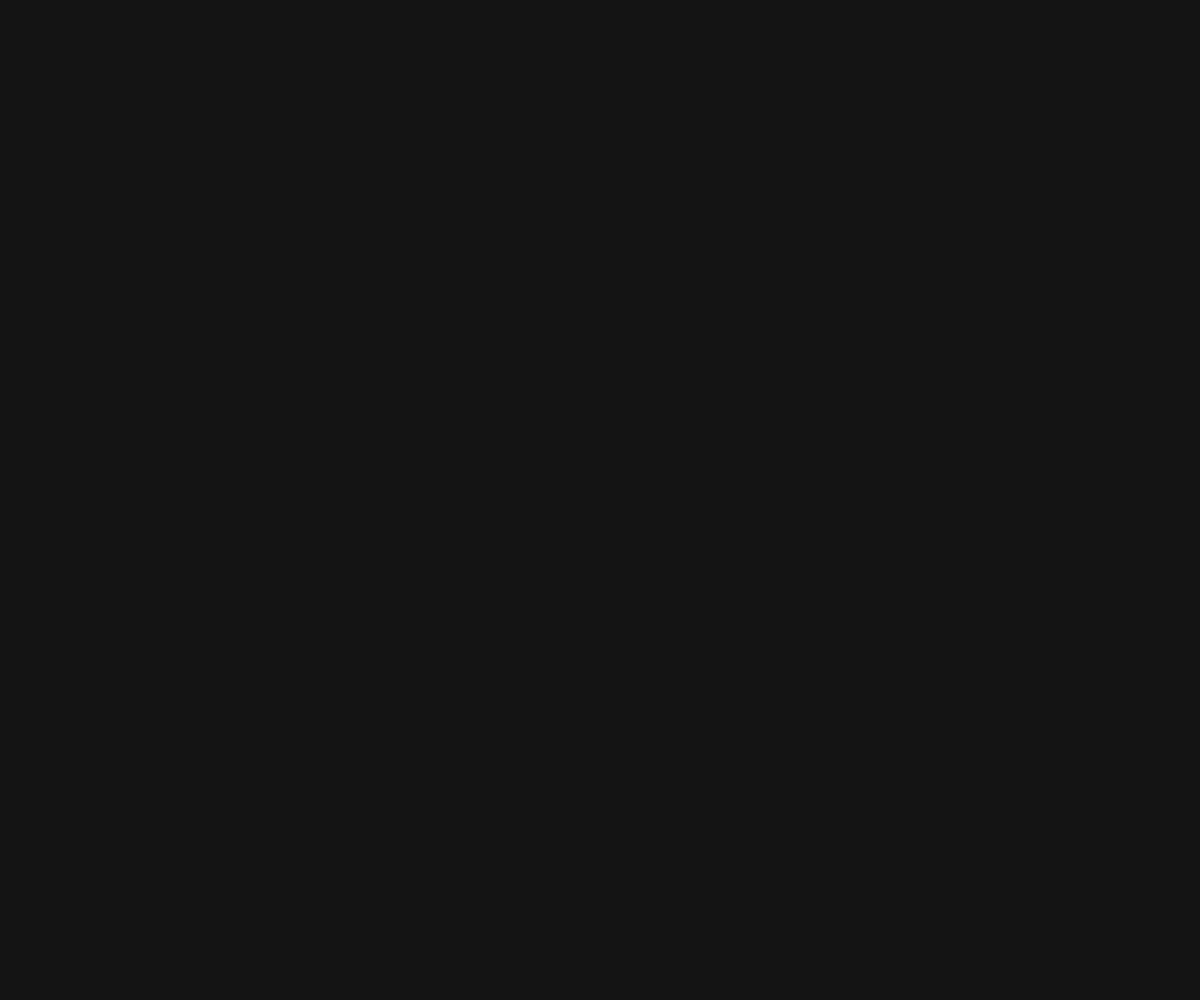
Frame 1 (no input)
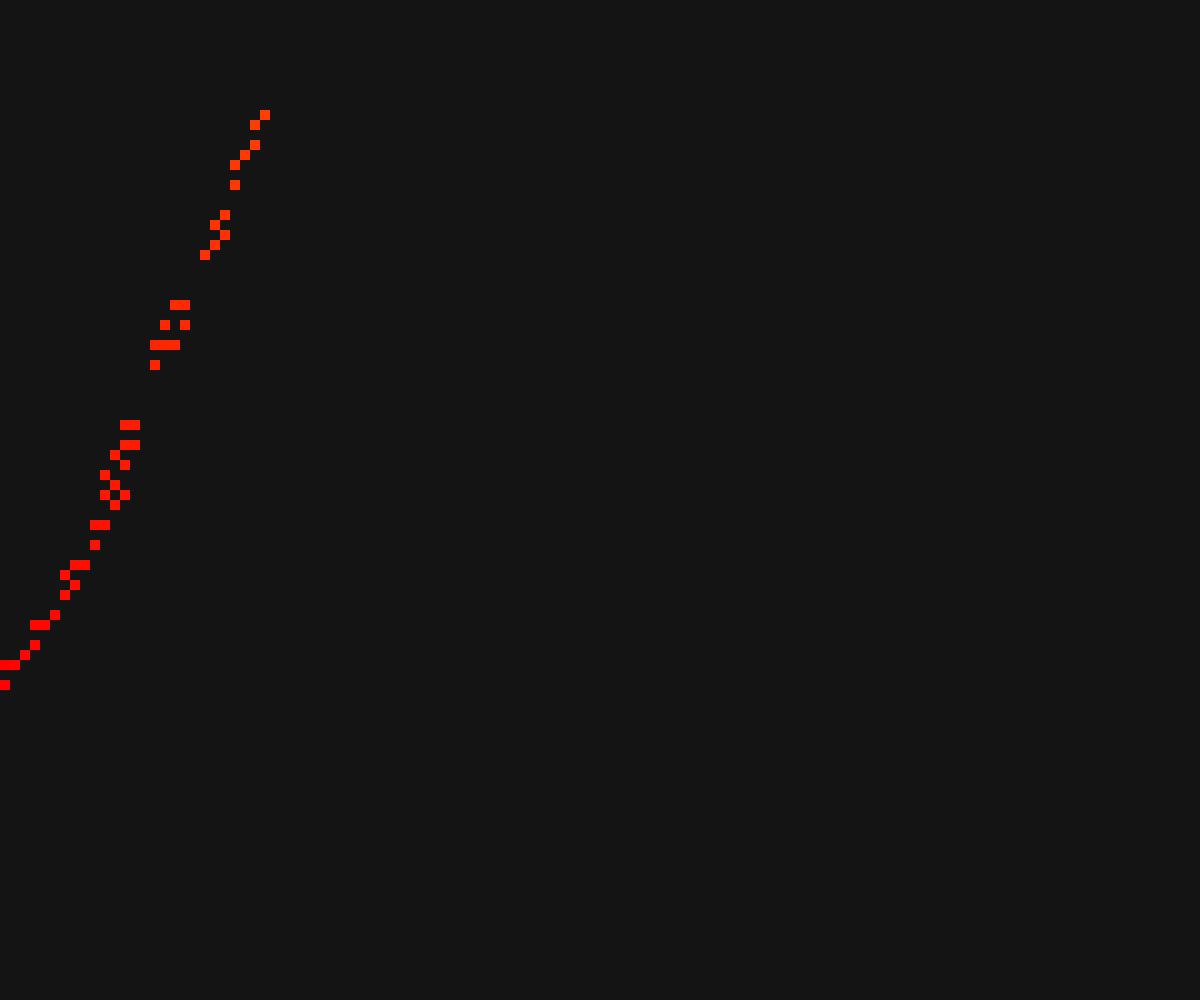
Frame 60 (no input)
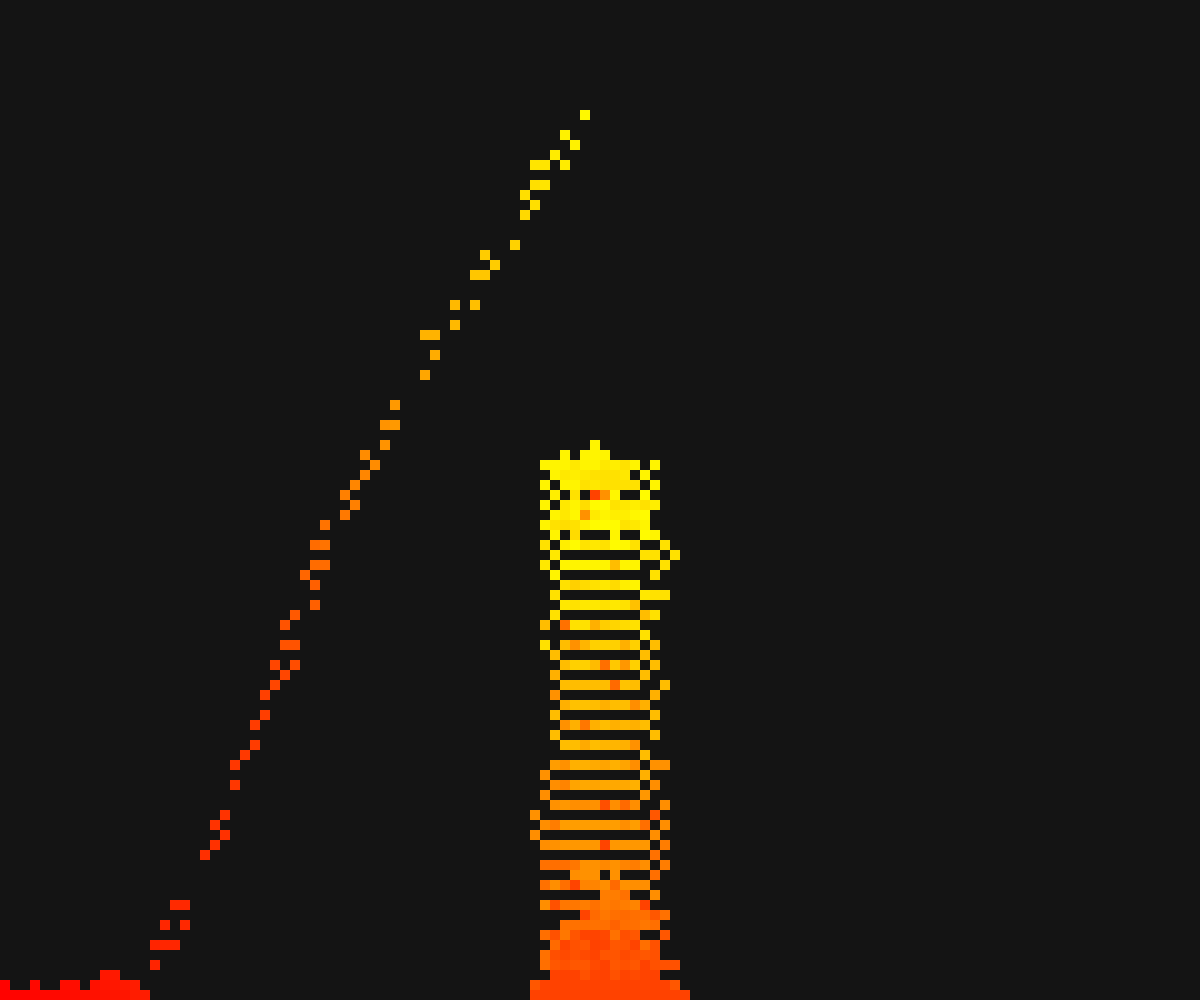
Frame 120 (the mouse pressed at the canvas centre since frame 60)

The p5.js sketch that drew these frames (run headless with seeded random() and noise() and a simulated clock; from frame 60 on, the mouse is pressed at the canvas centre):

// p5.js sketch
// ── sketch.js
const SCALE = 10;
let WIDTH, HEIGHT;

let cols, rows;
let grid;

function createEmptyGrid(rows, cols) {
  return Array.from({ length: rows }, () => Array(cols).fill(0));
}

function drawGrid(grid, rows, cols, scale) {
  colorMode(HSB, 360, 255, 255);
  noStroke();

  for (let i = 0; i < rows; i++) {
    for (let j = 0; j < cols; j++) {
      if (grid[i][j]) {
        fill(grid[i][j], 255, 255);
      } else {
        noFill();
      }
      rect(j * scale, i * scale, scale, scale);
    }
  }
}

function updateGrid(grid, rows, cols) {
  let nextGrid = createEmptyGrid(rows, cols);

  for (let i = rows - 1; i >= 0; i--) {
    for (let j = 0; j < cols; j++) {
      const current = grid[i][j];
      if (!current) continue;

      if (i + 1 < rows && !grid[i + 1][j]) {
        nextGrid[i + 1][j] = current;
      } else {
        if (random() < 0.7) {
          // Chance to just stay here and stop sliding, making clumps
          nextGrid[i][j] = current;
          continue;
        }

        let dir = random([1, -1]);
        let newJ = j + dir;

        if (newJ < 0 || newJ >= cols || (i + 1 < rows && grid[i + 1][newJ])) {
          dir *= -1;
          newJ = j + dir;
        }

        if (newJ >= 0 && newJ < cols && i + 1 < rows && !grid[i + 1][newJ]) {
          nextGrid[i + 1][newJ] = current;
        } else {
          nextGrid[i][j] = current;
        }
      }
    }
  }

  return nextGrid;
}

let hueValue = 0;
let hueDirection = 1; // 1 for increasing, -1 for decreasing
const MAX_HUE = 360;

function handleMouseInput(grid, rows, cols, scale) {
  if (!mouseIsPressed) return grid;

  const i = floor(mouseY / scale);
  const j = floor(mouseX / scale);

  // Mouse bound checking - early return if out of bounds
  if (i < 0 || i >= rows || j < 0 || j >= cols) return grid;

  return addSand(i, j);
}

function addSand(x, y, brushSize = floor(random(WIDTH / SCALE))) {
  // Cycle smoothly
  hueValue += 0.5 * hueDirection;

  // Reverse direction when reaching boundaries of hot zone
  if (hueValue >= MAX_HUE) {
    hueValue = MAX_HUE;
    hueDirection = -1;
  } else if (hueValue <= 0) {
    hueValue = 0;
    hueDirection = 1;
  }

  // Apply brush to surrounding cells
  for (let i = floor(-brushSize / 2); i <= floor(brushSize / 2); i++) {
    for (let j = floor(-brushSize / 2); j <= floor(brushSize / 2); j++) {
      const newI = x + i;
      const newJ = y + j;

      if (
        newI >= 0 &&
        newI < rows &&
        newJ >= 0 &&
        newJ < cols &&
        !grid[newI][newJ]
      ) {
        if (random(1) < 0.5) grid[newI][newJ] = hueValue;
      }
    }
  }

  return grid;
}

let handX = 0;
let tick = 0;

function randomallyDropSand() {
  tick++;
  if (tick % 2 !== 0) return grid;

  const handY = floor(rows / 10);
  if (isRowFull(handY)) return createEmptyGrid(WIDTH * SCALE, HEIGHT * SCALE);

  const speed = map(noise(tick * 0.02), 0, 1, 0.1, 2);
  handX += speed;

  if (handX > cols) handX = 0;

  return addSand(handY, floor(handX), floor(random(1) < 0.99 ? 1 : 20));
}

function isRowFull(row) {
  for (let j = 0; j < cols; j++) {
    if (!grid[row][j]) return false;
  }

  return true;
}

function setup() {
  WIDTH = floor(windowWidth / SCALE);
  HEIGHT = floor(windowHeight / SCALE);

  createCanvas(WIDTH * SCALE, HEIGHT * SCALE);

  cols = width / SCALE;
  rows = height / SCALE;

  grid = createEmptyGrid(rows, cols);
}

function draw() {
  background(20);

  drawGrid(grid, rows, cols, SCALE);
  grid = handleMouseInput(grid, rows, cols, SCALE);
  // OPTIONAL: random hand dropping sand
  grid = randomallyDropSand();

  grid = updateGrid(grid, rows, cols);
}
